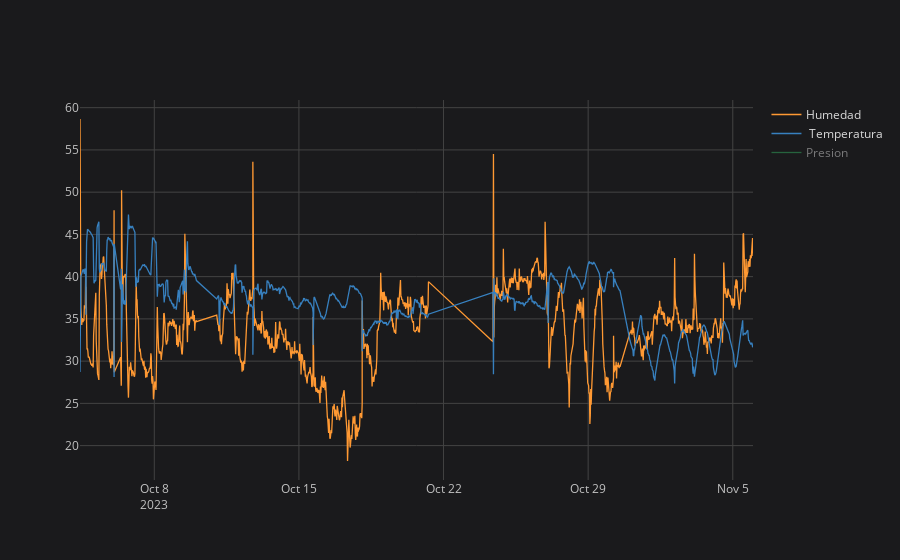

Notebook code for this chart:
### Code cell
TT.iplot(kind='line')

### Figure 1 — Plotly figure (JSON) as saved in the notebook; plotly's stock layout.template omitted (floating-point values rounded to 4 significant figures; data arrays with more than 128 entries replaced by an {"elided": "..."} marker saying what was removed)
{"data": [{"line": {"color": "rgba(255, 153, 51, 1.0)", "dash": "solid", "shape": "linear", "width": 1.3}, "mode": "lines", "name": "Humedad", "text": "", "type": "scatter", "visible": true, "x": {"elided": "1360 str values"}, "y": {"elided": "1360 float values"}}, {"line": {"color": "rgba(55, 128, 191, 1.0)", "dash": "solid", "shape": "linear", "width": 1.3}, "mode": "lines", "name": " Temperatura", "text": "", "type": "scatter", "visible": true, "x": {"elided": "1360 str values"}, "y": {"elided": "1360 float values"}}, {"line": {"color": "rgba(50, 171, 96, 1.0)", "dash": "solid", "shape": "linear", "width": 1.3}, "mode": "lines", "name": "Presion", "text": "", "type": "scatter", "visible": "legendonly", "x": {"elided": "1360 str values"}, "y": {"elided": "1360 float values"}}], "layout": {"autosize": true, "legend": {"bgcolor": "#1A1A1C", "font": {"color": "#D9D9D9"}}, "paper_bgcolor": "#1A1A1C", "plot_bgcolor": "#1A1A1C", "title": {"font": {"color": "#D9D9D9"}}, "xaxis": {"autorange": true, "gridcolor": "#434343", "range": ["2023-10-04 09:42:03", "2023-11-05 23:30:02"], "showgrid": true, "tickfont": {"color": "#C2C2C2"}, "title": {"font": {"color": "#D9D9D9"}, "text": ""}, "type": "date", "zerolinecolor": "#666570"}, "yaxis": {"autorange": true, "gridcolor": "#434343", "range": [15.93, 60.91], "showgrid": true, "tickfont": {"color": "#C2C2C2"}, "title": {"font": {"color": "#D9D9D9"}, "text": ""}, "type": "linear", "zerolinecolor": "#666570"}}}
